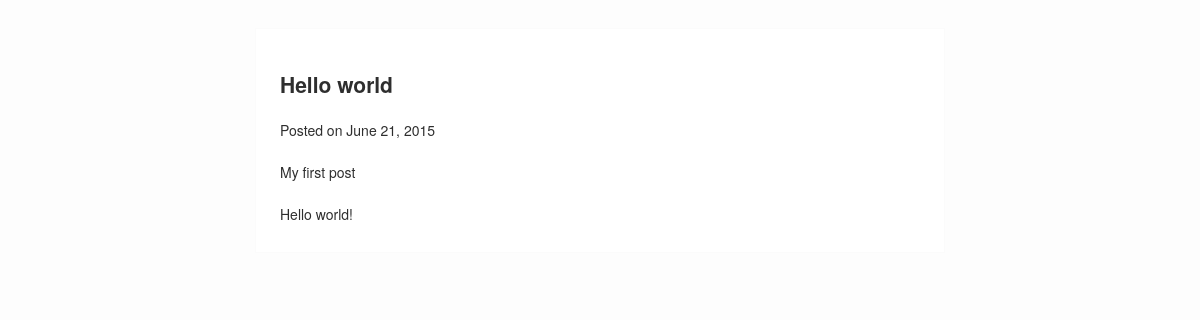
/hello-world/, run on an earlier commit of the app's database.
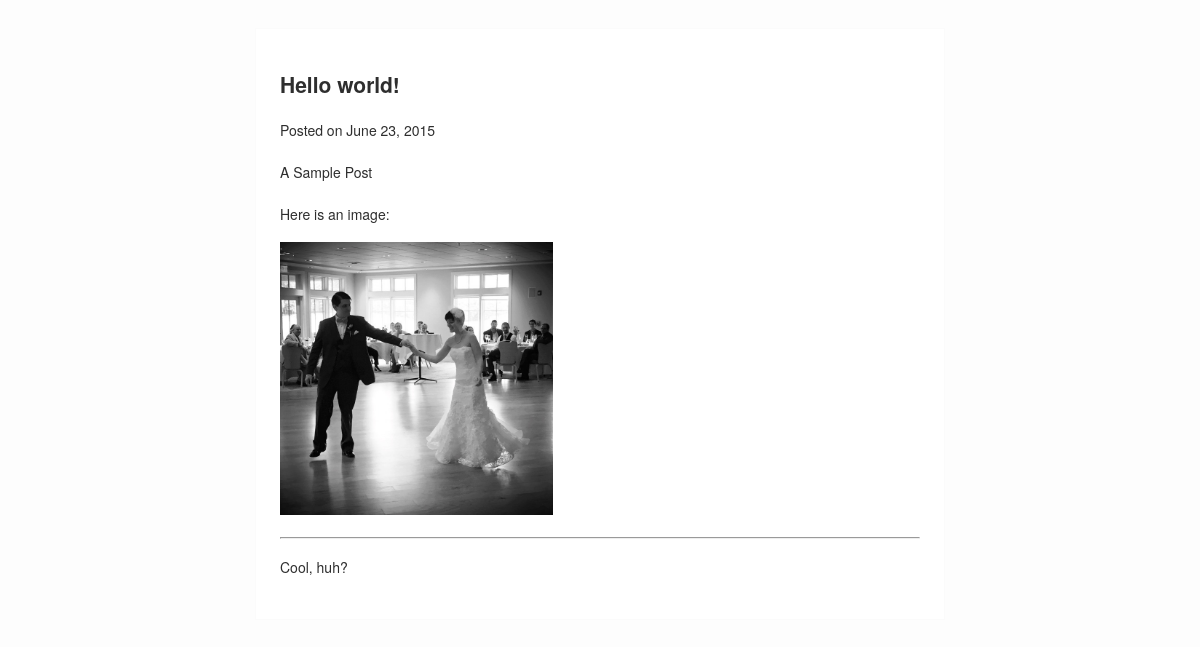
And on a later commit of the database.
### blog/models.py (models this page shows, shortened)
class Post(models.Model):
    title = models.CharField(max_length=255)
    slug = models.SlugField(unique=True,
                            max_length=255)
    description = models.CharField(max_length=255)
    content = RedactorField(verbose_name=u'Text')
    published = models.BooleanField(default=True)
    created = models.DateTimeField(auto_now_add=True)
    class Meta:
        ordering = ['-created']

### blog/views.py (the view)
# urls.py: url(r'^(?P<slug>[\w\-]+)/$', 'blog.views.post'),
def post(request,slug):
    post = get_object_or_404(Post,slug=slug)
    return render(request,'blog/post.html',{'post':post})

### hc/templates/blog/post.html (shortened to what this page needs)
{% extends 'base.html' %}
    {% block content %}
    <article>
        <header>
            <h1> {{post.title}} </h1>
            <p>
                Posted on
                <time datetime="{{post.created|date:"c"}}">
                {{post.created|date}}
                </time>
            </p>
        </header>
        <p class="description">
            {{post.description}}
        </p>
        {{ post.content|safe}}
    </article>
    {% endblock %}

### hc/templates/base.html (shortened to what this page needs)
<!DOCTYPE html>
    <html>
        <head>
            {% load staticfiles %}
            <link rel="stylesheet" type="text/css" href="{% static "style.css" %}">
            </head>
        <body>
            <div class="content">
                {% block content %}
                {% endblock %}
            </div>
        </body>
    </html>

### static/style.css (style rules this page uses)
body { background-color: #fdfdfd; color: #2e2e2e; margin: 0; padding: 0; font-size: 14px; line-height: 28px; font-family: 'Helvetica Neue', Helvetica, Arial, sans-serif; }
div.content { border: 1px solid #fbfbfb; background-color: #fff; max-width: 640px; width: 96%; padding: 2%; margin: 28px auto; }

What changed in the data, as far as the page shows it:
removed Post: title "Hello world", created "June 21, 2015", description "My first post", content "Hello world!"
added Post: title "Hello world!", created "June 23, 2015", description "A Sample Post", content "Here is an image: Cool, huh?", content (picture)
